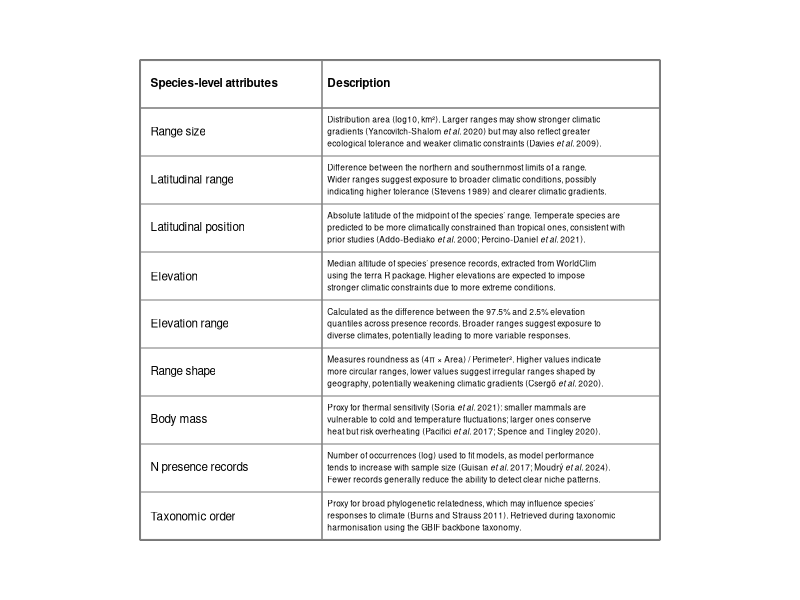

The R source for this figure:
#set margin parametres for the plot
par(mar=c(3,7,3,7))

#make the empty plot
plot(1, type = "n", xlab = "", ylab = "", xlim = c(0, 10), ylim = c(0, 10),
     xaxs = "i", yaxs = "i", axes = F, frame.plot = TRUE)

#make lines creating a table (cols)
lines(c(0, 0), c(0, 10), lwd = 2, col = '#808080')
lines(c(3.5, 3.5), c(0, 10), lwd = 1.5, col = '#808080')
lines(c(10, 10), c(0, 10), lwd = 2,, col = '#808080')

#make lines creating a table (rows)
lines(c(0, 10), c(0, 0), lwd = 2,, col = '#808080')
lines(c(0, 10), c(10/10, 10/10), col = '#808080')
lines(c(0, 10), c(10/10 *2, 10/10 *2), col = '#808080')
lines(c(0, 10), c(10/10 *3, 10/10 *3), col = '#808080')
lines(c(0, 10), c(10/10 *4, 10/10 *4), col = '#808080')
lines(c(0, 10), c(10/10 *5, 10/10 *5), col = '#808080')
lines(c(0, 10), c(10/10 *6, 10/10 *6), col = '#808080')
lines(c(0, 10), c(10/10 *7, 10/10 *7), col = '#808080')
lines(c(0, 10), c(10/10 *8, 10/10 *8), col = '#808080')
lines(c(0, 10), c(10/10 *9, 10/10 *9), lwd = 1.5, col = '#808080')
lines(c(0, 10), c(10, 10), lwd = 2, col = '#808080')

#define sizes
cex_att <- 0.7
cex_desc <- 0.5
cex_tit <- 0.7

#add text to the table
text(0.2, 0.5, 'Taxonomic order', cex = cex_att, adj = 0)
text(0.2, 10/10 + 0.5, 'N presence records', cex = cex_att, adj = 0)
text(0.2, (10/10 * 2) + 0.5, 'Body mass', cex = cex_att, adj = 0)
text(0.2, (10/10 * 3) + 0.5, 'Range shape', cex = cex_att, adj = 0)
text(0.2, (10/10 * 4) + 0.5, 'Elevation range', cex = cex_att, adj = 0)
text(0.2, (10/10 * 5) + 0.5, 'Elevation', cex = cex_att, adj = 0)
text(0.2, (10/10 * 6) + 0.5, 'Latitudinal position', cex = cex_att, adj = 0)
text(0.2, (10/10 * 7) + 0.5, 'Latitudinal range', cex = cex_att, adj = 0)
text(0.2, (10/10 * 8) + 0.5, 'Range size', cex = cex_att, adj = 0)
text(0.2, (10/10 * 9) + 0.5, 'Species-level attributes', cex = cex_tit, adj = 0, font = 2)



'Proxy for broad phylogenetic relatedness, which may influence species’ responses to climate (Burns and Strauss 2011). Retrieved during taxonomic harmonisation using the GBIF backbone taxonomy.'


text(3.6, 0.75, 'Proxy for broad phylogenetic relatedness, which may influence species’',
     cex = cex_desc, adj = 0)
text(3.6, 0.5, 'responses to climate (Burns and Strauss 2011). Retrieved during taxonomic',
     cex = cex_desc, adj = 0)
text(3.6, 0.25, 'harmonisation using the GBIF backbone taxonomy.',
     cex = cex_desc, adj = 0)


'Number of occurrences used to fit models (log), as model performance tends to increase with sample size (Guisan et al. 2017; Moudrý et al. 2024). Fewer records generally reduce the ability to detect clear niche patterns.'

text(3.6, 10/10 + 0.75, 'Number of occurrences (log) used to fit models, as model performance',
     cex = cex_desc, adj = 0)
text(3.6, 10/10 + 0.5, expression('tends to increase with sample size (Guisan' ~ italic('et al.') ~  '2017; Moudrý' ~ italic('et al.') ~ '2024).'),
     cex = cex_desc, adj = 0)
text(3.6, 10/10 + 0.25, 'Fewer records generally reduce the ability to detect clear niche patterns.',
     cex = cex_desc, adj = 0)


"Proxy for thermal sensitivity (Soria et al. 2021): smaller mammals are vulnerable to cold and temperature fluctuations; larger ones conserve heat but risk overheating (Pacifici et al. 2017; Spence and Tingley 2020)."


text(3.6, (10/10 * 2) + 0.75, expression('Proxy for thermal sensitivity (Soria' ~ italic('et al.') ~ '2021): smaller mammals are'),
     cex = cex_desc, adj = 0)
text(3.6, (10/10 * 2) + 0.5, 'vulnerable to cold and temperature fluctuations; larger ones conserve', cex = cex_desc, adj = 0)
text(3.6, (10/10 * 2) + 0.25, expression('heat but risk overheating (Pacifici' ~ italic('et al.') ~ '2017; Spence and Tingley 2020).'), cex = cex_desc, adj = 0)


'Measures roundness as (4π × Area) / Perimeter². Higher values indicate more circular ranges, lower values suggest irregular ranges shaped by geography, potentially weakening climatic gradients (Csergő et al. 2020).'

text(3.6, (10/10 * 3) + 0.75, 'Measures roundness as (4π × Area) / Perimeter². Higher values indicate', cex = cex_desc, adj = 0)
text(3.6, (10/10 * 3) + 0.5, 'more circular ranges, lower values suggest irregular ranges shaped by', cex = cex_desc, adj = 0)
text(3.6, (10/10 * 3) + 0.25, expression('geography, potentially weakening climatic gradients (Csergő' ~ italic('et al.') ~ '2020).'), cex = cex_desc, adj = 0)


'Calculated as the difference between the 97.5% and 2.5% elevation quantiles across presence records. Broader ranges suggest exposure to diverse climates, potentially leading to more variable responses.'


text(3.6, (10/10 * 4) + 0.75, 'Calculated as the difference between the 97.5% and 2.5% elevation', cex = cex_desc, adj = 0)
text(3.6, (10/10 * 4) + 0.5, 'quantiles across presence records. Broader ranges suggest exposure to', cex = cex_desc, adj = 0)
text(3.6, (10/10 * 4) + 0.25, 'diverse climates, potentially leading to more variable responses.', cex = cex_desc, adj = 0)


'Median altitude of species’ presence records, extracted from WorldClim using the terra R package. Higher elevations are expected to impose stronger climatic constraints due to more extreme conditions.'

text(3.6, (10/10 * 5) + 0.75, 'Median altitude of species’ presence records, extracted from WorldClim', cex = cex_desc, adj = 0)
text(3.6, (10/10 * 5) + 0.5, 'using the terra R package. Higher elevations are expected to impose', cex = cex_desc, adj = 0)
text(3.6, (10/10 * 5) + 0.25, 'stronger climatic constraints due to more extreme conditions.', cex = cex_desc, adj = 0)


'Absolute latitude of the midpoint of the species’ range. Temperate species are predicted to be more climatically constrained than tropical ones, consistent with prior studies (Addo-Bediako et al. 2000; Percino-Daniel et al. 2021).'

text(3.6, (10/10 * 6) + 0.75, 'Absolute latitude of the midpoint of the species’ range. Temperate species are', cex = cex_desc, adj = 0)
text(3.6, (10/10 * 6) + 0.5, 'predicted to be more climatically constrained than tropical ones, consistent with', cex = cex_desc, adj = 0)
text(3.6, (10/10 * 6) + 0.25, expression('prior studies (Addo-Bediako' ~ italic('et al.') ~ '2000; Percino-Daniel' ~ italic('et al.') ~ '2021).'), cex = cex_desc, adj = 0)


'Difference between the northern and southernmost limits of a species range. Wider ranges suggest exposure to broader climatic conditions, potentially indicating greater ecological tolerance (Stevens 1989) and clearer climatic gradients.'


text(3.6, (10/10 * 7) + 0.75, 'Difference between the northern and southernmost limits of a range.', cex = cex_desc, adj = 0)
text(3.6, (10/10 * 7) + 0.5, 'Wider ranges suggest exposure to broader climatic conditions, possibly', cex = cex_desc, adj = 0)
text(3.6, (10/10 * 7) + 0.25, 'indicating higher tolerance (Stevens 1989) and clearer climatic gradients.', cex = cex_desc, adj = 0)



'Distribution area (km²). Larger ranges may show stronger climatic gradients (Yancovitch-Shalom et al. 2020) but may also reflect greater ecological tolerance and weaker climatic constraints (Davies et al. 2009).'

text(3.6, (10/10 * 8) + 0.75, 'Distribution area (log10, km²). Larger ranges may show stronger climatic', cex = cex_desc, adj = 0)
text(3.6, (10/10 * 8) + 0.5, expression('gradients (Yancovitch-Shalom' ~italic('et al.') ~ '2020) but may also reflect greater'), cex = cex_desc, adj = 0)
text(3.6, (10/10 * 8) + 0.25, expression('ecological tolerance and weaker climatic constraints (Davies' ~ italic('et al.') ~ '2009).'), cex = cex_desc, adj = 0)

text(3.6, (10/10 * 9) + 0.5, 'Description', cex = cex_tit, adj = 0, font = 2)

#save PDF landscape 5 x 7.2 in
